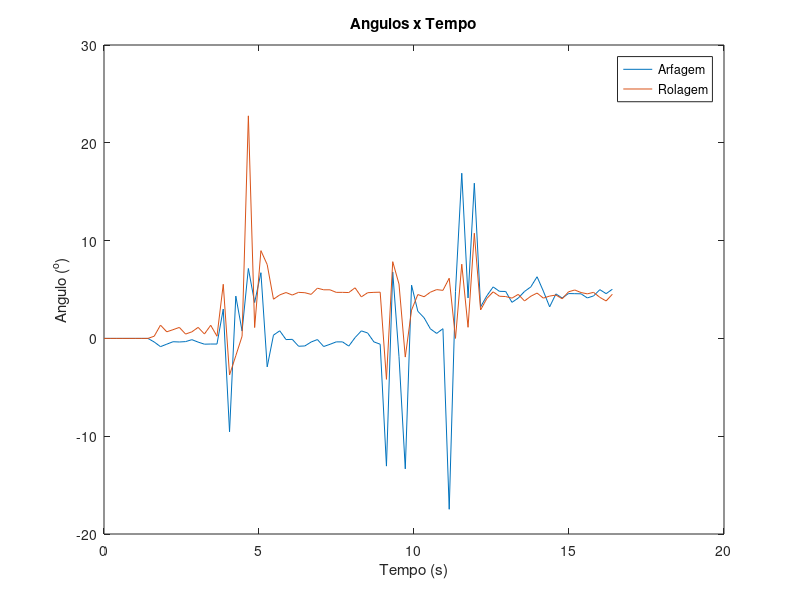
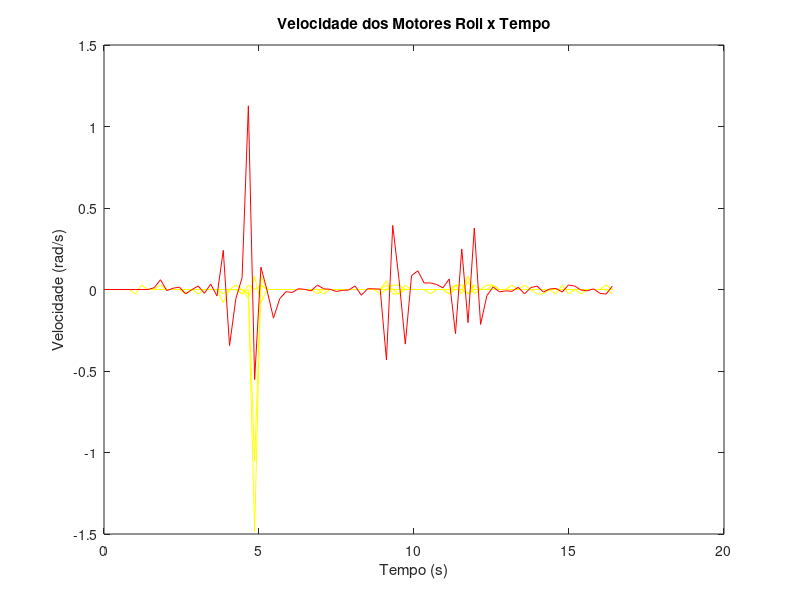
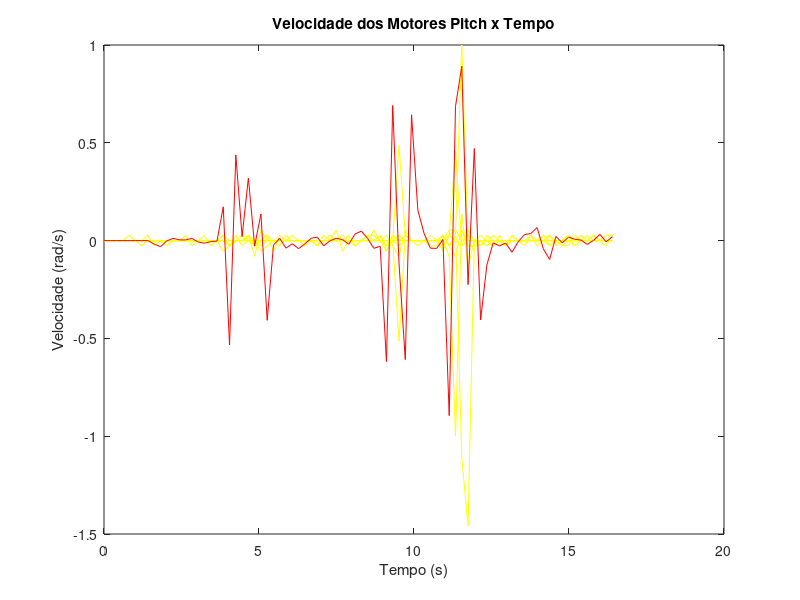
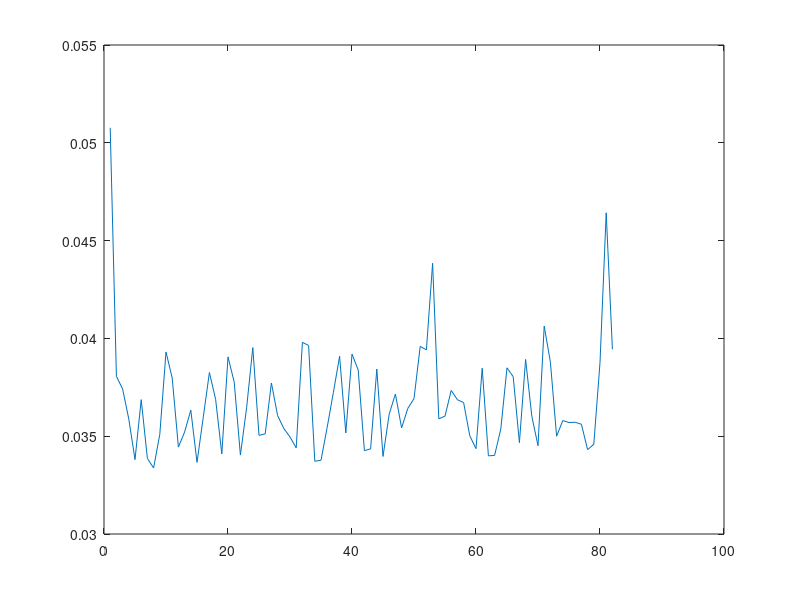

Reproduce these figures in MATLAB, in order.
clear all
close all
load('data.mat');
size = num2str(pitch_angle_size-1);
eval(['pitch_angle' '=' 'pitch_angle_0_' num2str(size) ';']);
eval(['roll_angle' '=' 'roll_angle_0_' num2str(size) ';']);
eval(['pitch_speed' '=' 'pitch_speed_0_' num2str(size) ';']);
eval(['roll_speed' '=' 'roll_speed_0_' num2str(size) ';']);

tsim = length(pitch_angle)*0.2;
t = (0:length(pitch_angle)-1)*tsim/(length(pitch_angle)-1);

plot(t,pitch_angle);
hold on
plot(t,roll_angle);
legend('Arfagem','Rolagem');
title('Angulos x Tempo');
xlabel('Tempo (s)');
ylabel('Angulo (^o)');

figure

for i=1:12
if i == 1 || i == 4 || i == 7 || i == 10
size = num2str(v_motor1_size-1);
eval(['size' '=' 'num2str(v_motor' num2str(i) '_size -1);']);
eval(['v_motor' '=' 'v_motor' num2str(i) '_0_' num2str(size) ';']);
t = (0:length(v_motor)-1)*tsim/(length(v_motor)-1);
a=plot(t,v_motor);
set(a,'Color','yellow');
hold on
end
end
t = (0:length(pitch_angle)-1)*tsim/(length(pitch_angle)-1);
b=plot(t,roll_speed);
set(b,'Color','red');
title('Velocidade dos Motores Roll x Tempo');
xlabel('Tempo (s)');
ylabel('Velocidade (rad/s)');

figure

for i=1:12
if i == 2 || i == 3 || i == 5 || i == 6 || i == 8 || i == 9 || i == 11 || i == 12
size = num2str(v_motor1_size-1);
eval(['size' '=' 'num2str(v_motor' num2str(i) '_size -1);']);
eval(['v_motor' '=' 'v_motor' num2str(i) '_0_' num2str(size) ';']);
t = (0:length(v_motor)-1)*tsim/(length(v_motor)-1);
a=plot(t,v_motor);
set(a,'Color','yellow');
hold on
end
end
t = (0:length(pitch_angle)-1)*tsim/(length(pitch_angle)-1);
b=plot(t,pitch_speed);
set(b,'Color','red');
title('Velocidade dos Motores Pitch x Tempo');
xlabel('Tempo (s)');
ylabel('Velocidade (rad/s)');

size = num2str(T_size-1);
eval(['T' '=' 'T_0_' num2str(size) ';']);
media_tempo = mean(T)
figure
plot(T);